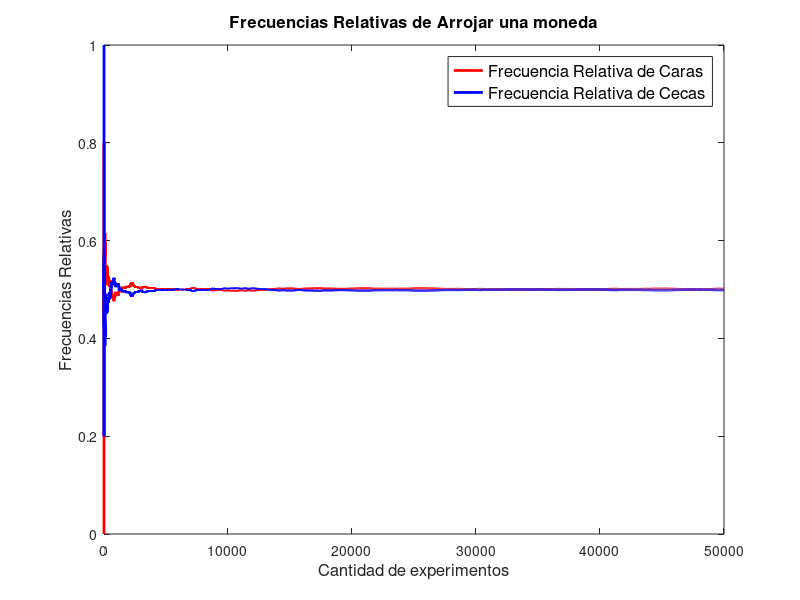

Recreate this plot in MATLAB.
%AUTOR: EZEQUIEL WAJS
clear all;
N = 50000; %Cantidad de experimentos
Cara = 0; %Cantidad de veces que salió cara
Ceca = 0; %Cantidad de veces que salió ceca
for n = 1:N
   resultado(n) = rand(1);
   if (resultado(n) < 0.5)
      Cara = Cara + 1;
      resultado(n) = 1;
   else
       Ceca = Ceca + 1;
       resultado(n) = 0;
   end
   FRelCara(n) = Cara/n; %Frecuencia relativa de las Caras en n intentos
   FRelCeca(n) = Ceca/n; %Frecuencia relativa de las Cecas en n intentos
end
plot(1:N,FRelCara,'red','LineWidth',2);
title('Frecuencias Relativas de Arrojar una moneda','FontSize',12);
xlabel('Cantidad de experimentos','FontSize',12);
ylabel('Frecuencias Relativas','FontSize',12);
hold on;
plot(1:N,FRelCeca,'blue','LineWidth',2);
object_h = legend('Frecuencia Relativa de Caras','Frecuencia Relativa de Cecas');
set(object_h,'FontSize',12);
hold off;
if (resultado(1) == 1)
    str = ' Cara';
else
    str = ' Ceca';
end
for n = 2:N
    if (resultado(n) == 1)
        str = [str ' Cara'];
    else
        str = [str ' Ceca'];
    end
end
str